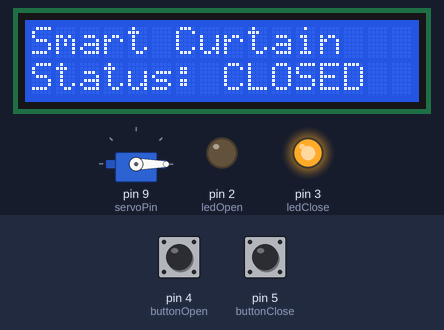
The sketch below on a simulated Arduino Uno, built with avr-gcc and run on an emulated ATmega328P. Parts: servo, 16×2 character LCD, output pins drawn as LEDs (lit = HIGH). The test bench sets the inputs (shaded band); at power-on: pin 4 (buttonOpen) HIGH, pin 5 (buttonClose) HIGH. What the sketch prints to the serial monitor is not drawn.

Above: at 1.2 s.
1.3 s: pin 4 (buttonOpen) pulled LOW for 0.15 s
At 2.1 s:
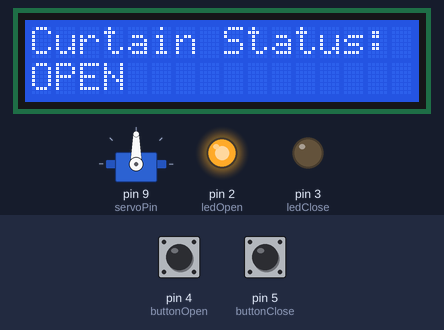
2.9 s: pin 5 (buttonClose) pulled LOW for 0.15 s
At 3.3 s:
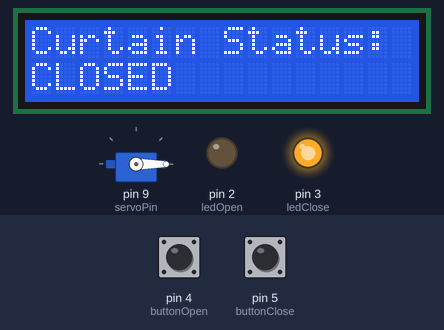
4.5 s: pin 4 (buttonOpen) pulled LOW for 1 s
At 5.7 s:
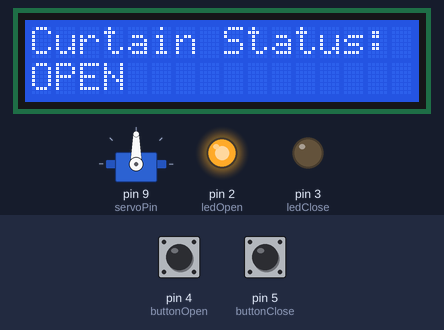
7.0 s: pin 5 (buttonClose) pulled LOW for 1 s
At 7.7 s:
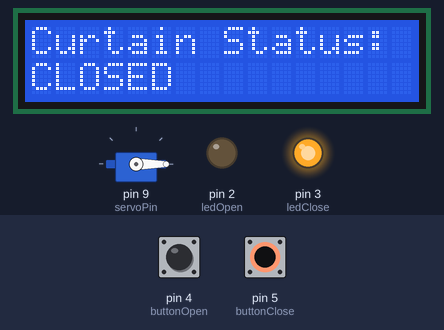
Timing chart, 0 to 10.0 s (numbered marks = the images above; inputs shaded):
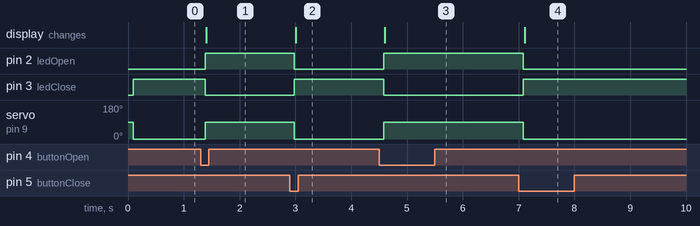

Measured:
- after the input at 1.3 s, pin 2 (ledOpen): LOW → HIGH after 0.08 s; pin 3 (ledClose): HIGH → LOW after 0.08 s; servo on pin 9 (servoPin): 0° → 90° after 0.08 s; the display: changes after 0.10 s (image 1)
- after the input at 2.9 s, pin 2 (ledOpen): HIGH → LOW after 0.08 s; pin 3 (ledClose): LOW → HIGH after 0.08 s; servo on pin 9 (servoPin): 90° → 0° after 0.08 s; the display: changes after 0.10 s (image 2)
- after the input at 4.5 s, pin 2 (ledOpen): LOW → HIGH after 0.08 s; pin 3 (ledClose): HIGH → LOW after 0.08 s; servo on pin 9 (servoPin): 0° → 90° after 0.08 s; the display: changes after 0.10 s (image 3)
- after the input at 7.0 s, pin 2 (ledOpen): HIGH → LOW after 0.08 s; pin 3 (ledClose): LOW → HIGH after 0.08 s; servo on pin 9 (servoPin): 90° → 0° after 0.08 s; the display: changes after 0.11 s (image 4)

The sketch:

uts_micro_24040088_najwa_annisa_fitri.ino
```cpp
#include <Wire.h>
#include <Servo.h>
#include <LiquidCrystal_I2C.h>

#define I2C_ADDR 0x27   // alamat I2C (ubah jika scanner berbeda)

LiquidCrystal_I2C lcd(I2C_ADDR, 16, 2);
Servo myServo;

// Pin
const int ledOpen = 2;        // LED hijau (OPEN)
const int ledClose = 3;       // LED merah (CLOSED)
const int buttonOpen = 4;     // Tombol buka tirai -> ke GND
const int buttonClose = 5;    // Tombol tutup tirai -> ke GND
const int servoPin = 9;       // Servo

// Debounce
unsigned long lastDebounceOpen = 0;
unsigned long lastDebounceClose = 0;
const unsigned long debounceDelay = 80;

bool lastOpenReading = HIGH;
bool lastCloseReading = HIGH;

void setup() {
  Serial.begin(9600);     // ➜ AKTIFKAN SERIAL MONITOR
  Serial.println("System Starting...");
  Serial.println("Smart Curtain Ready!");

  // Tombol
  pinMode(buttonOpen, INPUT_PULLUP);
  pinMode(buttonClose, INPUT_PULLUP);

  // LED
  pinMode(ledOpen, OUTPUT);
  pinMode(ledClose, OUTPUT);

  // Servo
  myServo.attach(servoPin);

  // LCD
  lcd.init();
  lcd.backlight();

  lcd.setCursor(0, 0);
  lcd.print("Smart Curtain");
  lcd.setCursor(0, 1);
  lcd.print("Status: CLOSED");

  // Posisi awal tertutup
  myServo.write(0);
  digitalWrite(ledOpen, LOW);
  digitalWrite(ledClose, HIGH);

  Serial.println("Initial State: CLOSED");
}

void loop() {
  bool openReading = digitalRead(buttonOpen);
  bool closeReading = digitalRead(buttonClose);

  // =================== HANDLE OPEN ===================
  if (openReading != lastOpenReading) {
    lastDebounceOpen = millis();
  }

  if ((millis() - lastDebounceOpen) > debounceDelay) {
    if (openReading == LOW) {
      Serial.println("Button OPEN pressed");
      openCurtain();
    }
  }

  lastOpenReading = openReading;

  // =================== HANDLE CLOSE ===================
  if (closeReading != lastCloseReading) {
    lastDebounceClose = millis();
  }

  if ((millis() - lastDebounceClose) > debounceDelay) {
    if (closeReading == LOW) {
      Serial.println("Button CLOSE pressed");
      closeCurtain();
    }
  }

  lastCloseReading = closeReading;
}

// ====================== FUNGSI BUKA =====================
void openCurtain() {
  Serial.println("Opening Curtain...");
  myServo.write(90);

  digitalWrite(ledOpen, HIGH);
  digitalWrite(ledClose, LOW);

  lcd.clear();
  lcd.setCursor(0, 0); lcd.print("Curtain Status:");
  lcd.setCursor(0, 1); lcd.print("OPEN");

  Serial.println("Status: OPEN");
  delay(200);
}

// ====================== FUNGSI TUTUP ====================
void closeCurtain() {
  Serial.println("Closing Curtain...");
  myServo.write(0);

  digitalWrite(ledOpen, LOW);
  digitalWrite(ledClose, HIGH);

  lcd.clear();
  lcd.setCursor(0, 0); lcd.print("Curtain Status:");
  lcd.setCursor(0, 1); lcd.print("CLOSED");

  Serial.println("Status: CLOSED");
  delay(200);
}
```
